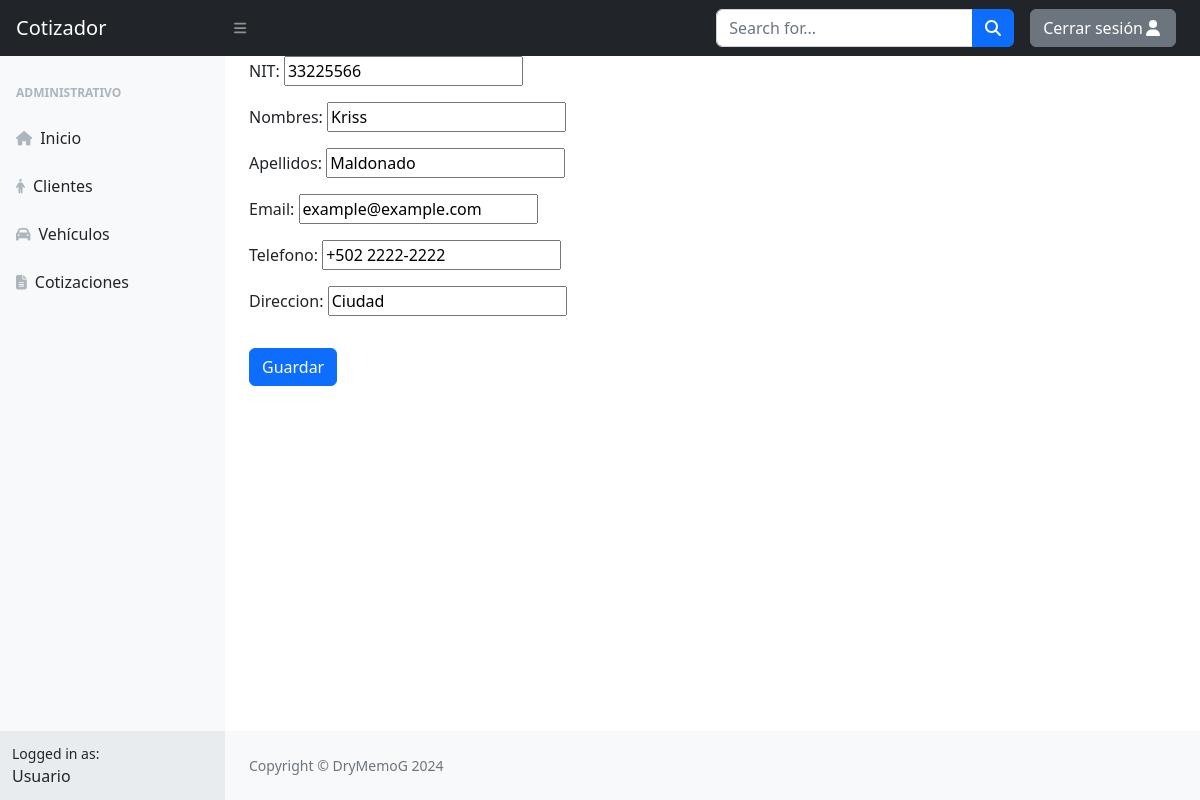
Page /cliente/33225566/edit/ (signed in) on the committed database.
### cotizador/models.py (models this page shows, shortened)
class Cliente(models.Model):
    NIT= models.CharField(primary_key=True, max_length=21)
    nombres = models.CharField(max_length=255)
    apellidos = models.CharField(max_length=255)
    email = models.CharField(max_length=255, default="example@example.com")
    telefono = models.CharField(max_length=25, default="+502 2222-2222")
    direccion = models.CharField(max_length=255, default="Ciudad")

### cotizador/views.py (the view)
# urls.py: path('cliente/<int:pk>/edit/', ClienteUpdateView.as_view(), name="ClienteEdit"),
class ClienteUpdateView(LoginRequiredMixin, UpdateView):
    model = Cliente
    form_class = ClienteForm
    template_name = "Cliente/ClienteFormEdit.html"
    success_url = reverse_lazy("ClienteList")

### cotizador/forms.py
class ClienteForm(forms.ModelForm):
    class Meta:
        model = Cliente
        fields = ("NIT", "nombres", "apellidos", "email", "telefono", "direccion")

### cotizador/templates/Cliente/ClienteFormEdit.html (shortened to what this page needs)
{% extends 'base_generic.html' %}s
{% block content %}
<div class="mb-3 container-sm">
    <div class="form-floating">
        <form method="post">
            <div class="form-group">
                {{ form.as_p }}
            </div>
            <button type="submit" class="btn btn-primary mt-3">Guardar</button>
        </form>
    </div>
</div>
{% endblock %}

### rows in the picture
Cliente: NIT "33225566", nombres "Kriss", apellidos "Maldonado", email "example@example.com", telefono "+502 2222-2222", direccion "Ciudad"
